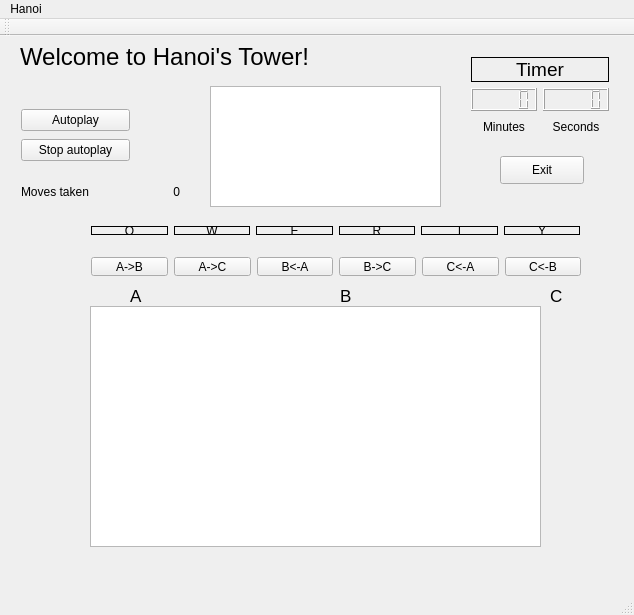
<?xml version="1.0" encoding="UTF-8"?>
<ui version="4.0">
 <class>MainWindow</class>
 <widget class="QMainWindow" name="MainWindow">
  <property name="geometry">
   <rect>
    <x>0</x>
    <y>0</y>
    <width>634</width>
    <height>615</height>
   </rect>
  </property>
  <property name="windowTitle">
   <string>MainWindow</string>
  </property>
  <widget class="QWidget" name="centralWidget">
   <widget class="QWidget" name="horizontalLayoutWidget">
    <property name="geometry">
     <rect>
      <x>80</x>
      <y>210</y>
      <width>512</width>
      <height>41</height>
     </rect>
    </property>
    <layout class="QHBoxLayout" name="horizontalLayout">
     <item>
      <widget class="QPushButton" name="push_button_ab">
       <property name="text">
        <string>A-&gt;B</string>
       </property>
      </widget>
     </item>
     <item>
      <widget class="QPushButton" name="push_button_ac">
       <property name="text">
        <string>A-&gt;C</string>
       </property>
      </widget>
     </item>
     <item>
      <widget class="QPushButton" name="push_button_ba">
       <property name="text">
        <string>B&lt;-A</string>
       </property>
      </widget>
     </item>
     <item>
      <widget class="QPushButton" name="push_button_bc">
       <property name="text">
        <string>B-&gt;C</string>
       </property>
      </widget>
     </item>
     <item>
      <widget class="QPushButton" name="push_button_ca">
       <property name="text">
        <string>C&lt;-A</string>
       </property>
      </widget>
     </item>
     <item>
      <widget class="QPushButton" name="push_button_cb">
       <property name="text">
        <string>C&lt;-B</string>
       </property>
      </widget>
     </item>
    </layout>
   </widget>
   <widget class="QGraphicsView" name="graphicsView">
    <property name="geometry">
     <rect>
      <x>90</x>
      <y>270</y>
      <width>451</width>
      <height>241</height>
     </rect>
    </property>
   </widget>
   <widget class="QWidget" name="gridLayoutWidget">
    <property name="geometry">
     <rect>
      <x>460</x>
      <y>10</y>
      <width>160</width>
      <height>101</height>
     </rect>
    </property>
    <layout class="QGridLayout" name="gridLayout">
     <item row="1" column="0">
      <widget class="QLCDNumber" name="lcd_number_minutes"/>
     </item>
     <item row="1" column="1">
      <widget class="QLCDNumber" name="lcd_number_seconds"/>
     </item>
     <item row="2" column="0">
      <widget class="QLabel" name="label_minutes">
       <property name="text">
        <string>Minutes</string>
       </property>
       <property name="alignment">
        <set>Qt::AlignCenter</set>
       </property>
      </widget>
     </item>
     <item row="2" column="1">
      <widget class="QLabel" name="label_seconds">
       <property name="text">
        <string>Seconds</string>
       </property>
       <property name="alignment">
        <set>Qt::AlignCenter</set>
       </property>
      </widget>
     </item>
     <item row="0" column="0" colspan="2">
      <widget class="QLabel" name="label_timer">
       <property name="font">
        <font>
         <pointsize>14</pointsize>
        </font>
       </property>
       <property name="frameShape">
        <enum>QFrame::Box</enum>
       </property>
       <property name="text">
        <string>Timer</string>
       </property>
       <property name="alignment">
        <set>Qt::AlignCenter</set>
       </property>
      </widget>
     </item>
    </layout>
   </widget>
   <widget class="QLabel" name="label_header">
    <property name="geometry">
     <rect>
      <x>20</x>
      <y>10</y>
      <width>361</width>
      <height>21</height>
     </rect>
    </property>
    <property name="font">
     <font>
      <pointsize>18</pointsize>
     </font>
    </property>
    <property name="text">
     <string>Welcome to Hanoi's Tower!</string>
    </property>
   </widget>
   <widget class="QLabel" name="label_A">
    <property name="geometry">
     <rect>
      <x>130</x>
      <y>250</y>
      <width>16</width>
      <height>20</height>
     </rect>
    </property>
    <property name="font">
     <font>
      <pointsize>13</pointsize>
     </font>
    </property>
    <property name="text">
     <string>A</string>
    </property>
   </widget>
   <widget class="QLabel" name="label_C">
    <property name="geometry">
     <rect>
      <x>550</x>
      <y>250</y>
      <width>16</width>
      <height>20</height>
     </rect>
    </property>
    <property name="font">
     <font>
      <pointsize>13</pointsize>
     </font>
    </property>
    <property name="text">
     <string>C</string>
    </property>
   </widget>
   <widget class="QLabel" name="label_B">
    <property name="geometry">
     <rect>
      <x>340</x>
      <y>250</y>
      <width>16</width>
      <height>20</height>
     </rect>
    </property>
    <property name="font">
     <font>
      <pointsize>13</pointsize>
     </font>
    </property>
    <property name="text">
     <string>B</string>
    </property>
   </widget>
   <widget class="QWidget" name="horizontalLayoutWidget_2">
    <property name="geometry">
     <rect>
      <x>10</x>
      <y>140</y>
      <width>181</width>
      <height>31</height>
     </rect>
    </property>
    <layout class="QHBoxLayout" name="horizontalLayout_2">
     <item>
      <widget class="QLabel" name="label_moves_taken">
       <property name="text">
        <string>Moves taken</string>
       </property>
      </widget>
     </item>
     <item>
      <widget class="QLabel" name="label_move_counter">
       <property name="text">
        <string>0</string>
       </property>
       <property name="alignment">
        <set>Qt::AlignRight|Qt::AlignTrailing|Qt::AlignVCenter</set>
       </property>
      </widget>
     </item>
    </layout>
   </widget>
   <widget class="QWidget" name="horizontalLayoutWidget_3">
    <property name="geometry">
     <rect>
      <x>80</x>
      <y>179</y>
      <width>511</width>
      <height>31</height>
     </rect>
    </property>
    <layout class="QHBoxLayout" name="horizontalLayout_3">
     <item>
      <widget class="QLabel" name="label_6">
       <property name="frameShape">
        <enum>QFrame::Box</enum>
       </property>
       <property name="text">
        <string>Q</string>
       </property>
       <property name="alignment">
        <set>Qt::AlignCenter</set>
       </property>
      </widget>
     </item>
     <item>
      <widget class="QLabel" name="label_5">
       <property name="frameShape">
        <enum>QFrame::Box</enum>
       </property>
       <property name="text">
        <string>W</string>
       </property>
       <property name="alignment">
        <set>Qt::AlignCenter</set>
       </property>
      </widget>
     </item>
     <item>
      <widget class="QLabel" name="label_4">
       <property name="frameShape">
        <enum>QFrame::Box</enum>
       </property>
       <property name="text">
        <string>E</string>
       </property>
       <property name="alignment">
        <set>Qt::AlignCenter</set>
       </property>
      </widget>
     </item>
     <item>
      <widget class="QLabel" name="label_3">
       <property name="frameShape">
        <enum>QFrame::Box</enum>
       </property>
       <property name="text">
        <string>R</string>
       </property>
       <property name="alignment">
        <set>Qt::AlignCenter</set>
       </property>
      </widget>
     </item>
     <item>
      <widget class="QLabel" name="label_2">
       <property name="frameShape">
        <enum>QFrame::Box</enum>
       </property>
       <property name="text">
        <string>T</string>
       </property>
       <property name="alignment">
        <set>Qt::AlignCenter</set>
       </property>
      </widget>
     </item>
     <item>
      <widget class="QLabel" name="label">
       <property name="frameShape">
        <enum>QFrame::Box</enum>
       </property>
       <property name="text">
        <string>Y</string>
       </property>
       <property name="alignment">
        <set>Qt::AlignCenter</set>
       </property>
      </widget>
     </item>
    </layout>
   </widget>
   <widget class="QLabel" name="label_win">
    <property name="geometry">
     <rect>
      <x>100</x>
      <y>309</y>
      <width>491</width>
      <height>101</height>
     </rect>
    </property>
    <property name="font">
     <font>
      <weight>75</weight>
      <bold>true</bold>
     </font>
    </property>
    <property name="frameShape">
     <enum>QFrame::NoFrame</enum>
    </property>
    <property name="text">
     <string/>
    </property>
    <property name="alignment">
     <set>Qt::AlignCenter</set>
    </property>
   </widget>
   <widget class="QWidget" name="verticalLayoutWidget">
    <property name="geometry">
     <rect>
      <x>10</x>
      <y>60</y>
      <width>131</width>
      <height>80</height>
     </rect>
    </property>
    <layout class="QVBoxLayout" name="verticalLayout">
     <item>
      <widget class="QPushButton" name="push_button_autoplay">
       <property name="text">
        <string>Autoplay</string>
       </property>
      </widget>
     </item>
     <item>
      <widget class="QPushButton" name="push_button_stop_autoplay">
       <property name="text">
        <string>Stop autoplay</string>
       </property>
      </widget>
     </item>
    </layout>
   </widget>
   <widget class="QPushButton" name="push_button_exit">
    <property name="geometry">
     <rect>
      <x>500</x>
      <y>120</y>
      <width>84</width>
      <height>28</height>
     </rect>
    </property>
    <property name="text">
     <string>Exit</string>
    </property>
   </widget>
   <widget class="QListWidget" name="list_widget">
    <property name="geometry">
     <rect>
      <x>210</x>
      <y>50</y>
      <width>231</width>
      <height>121</height>
     </rect>
    </property>
   </widget>
  </widget>
  <widget class="QMenuBar" name="menuBar">
   <property name="geometry">
    <rect>
     <x>0</x>
     <y>0</y>
     <width>634</width>
     <height>25</height>
    </rect>
   </property>
   <widget class="QMenu" name="menuHanoi">
    <property name="title">
     <string>Hanoi</string>
    </property>
   </widget>
   <addaction name="menuHanoi"/>
  </widget>
  <widget class="QToolBar" name="mainToolBar">
   <attribute name="toolBarArea">
    <enum>TopToolBarArea</enum>
   </attribute>
   <attribute name="toolBarBreak">
    <bool>false</bool>
   </attribute>
  </widget>
  <widget class="QStatusBar" name="statusBar"/>
 </widget>
 <layoutdefault spacing="6" margin="11"/>
 <resources/>
 <connections>
  <connection>
   <sender>push_button_exit</sender>
   <signal>clicked()</signal>
   <receiver>MainWindow</receiver>
   <slot>close()</slot>
   <hints>
    <hint type="sourcelabel">
     <x>541</x>
     <y>175</y>
    </hint>
    <hint type="destinationlabel">
     <x>316</x>
     <y>307</y>
    </hint>
   </hints>
  </connection>
 </connections>
</ui>
